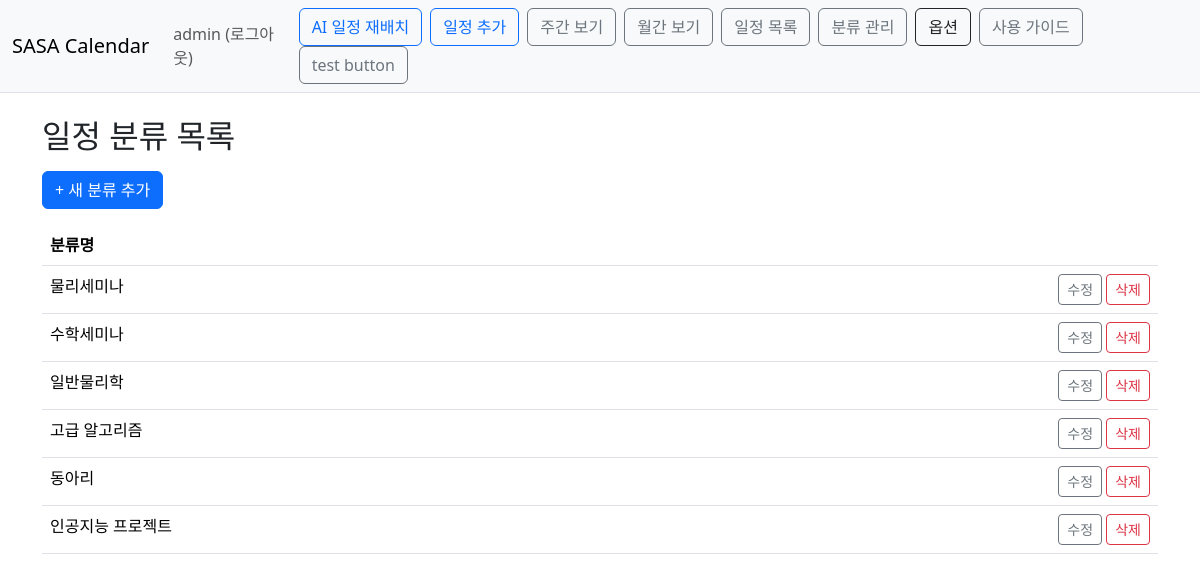
Before: /calendar/schedule-type/list/ (signed in) with the older database file.
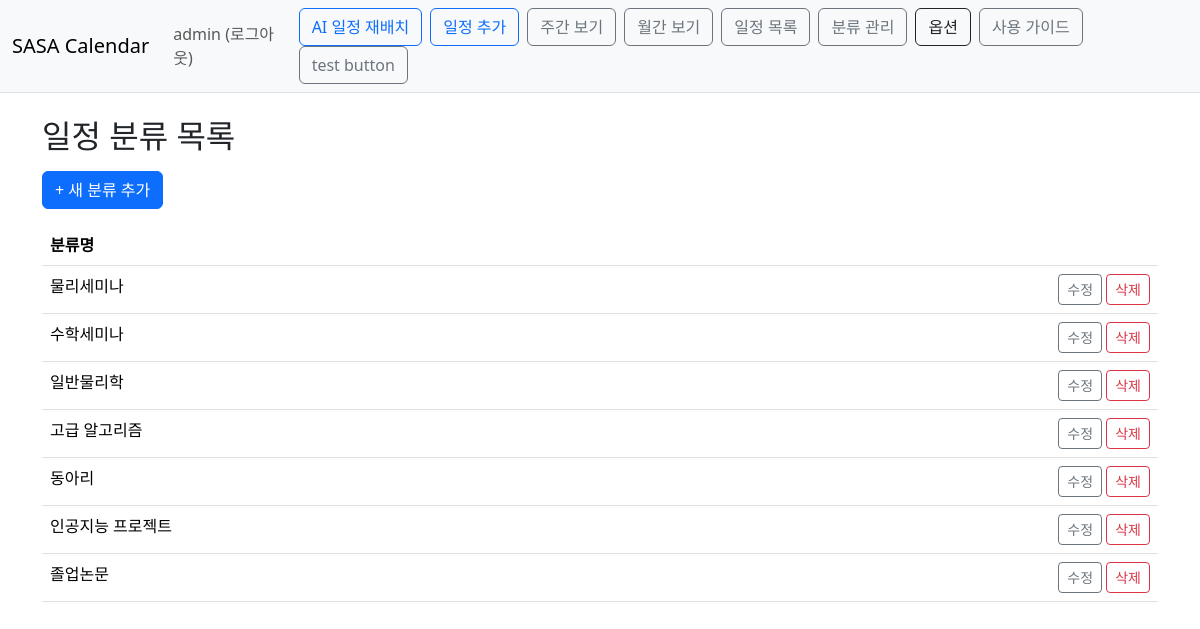
After: the same page with the newer database file.
### Calendar/models.py (models this page shows, shortened)
class ScheduleType(models.Model):
    name=models.CharField(max_length=50,blank=True)
    owner=models.ForeignKey(User, on_delete=models.CASCADE)

### Calendar/views.py (the view)
# urls.py: path('schedule-type/list/', views.schedule_type_list, name='schedule_type_list'),
@login_required(login_url='common:login')
def schedule_type_list(request):
    types = ScheduleType.objects.filter(owner=request.user)
    return render(request, 'calendar/schedule_type_list.html', {'types': types,'has_ai_session': 'ai_result_json' in request.session})

### templates/calendar/schedule_type_list.html
{% extends 'base.html' %}
{% block content %}
<div class="container py-4">
  <h2 class="mb-3">일정 분류 목록</h2>
  <a href="{% url 'calendar:schedule_type_create' %}" class="btn btn-primary mb-3">+ 새 분류 추가</a>
  <table class="table table-hover">
    <thead>
      <tr>
        <th>분류명</th>
        <th></th>
      </tr>
    </thead>
    <tbody>
      {% for t in types %}
      <tr>
        <td>{{ t.name }}</td>
        <td class="text-end">
          <a href="{% url 'calendar:schedule_type_edit' t.pk %}" class="btn btn-sm btn-outline-secondary">수정</a>
          <a href="{% url 'calendar:schedule_type_delete' t.pk %}" class="btn btn-sm btn-outline-danger">삭제</a>
        </td>
      </tr>
      {% empty %}
      <tr><td colspan="2" class="text-muted">아직 등록된 일정 분류가 없습니다.</td></tr>
      {% endfor %}
    </tbody>
  </table>
</div>
{% endblock %}

Changed rows visible on the page:
added ScheduleType: name "졸업논문"
